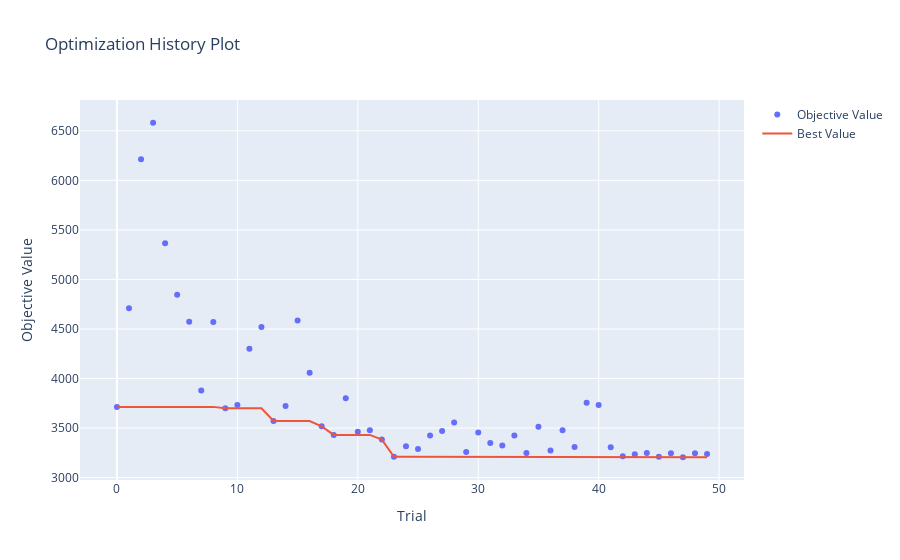

Notebook code for this chart:
### Code cell
optuna.visualization.plot_optimization_history(study).show()
